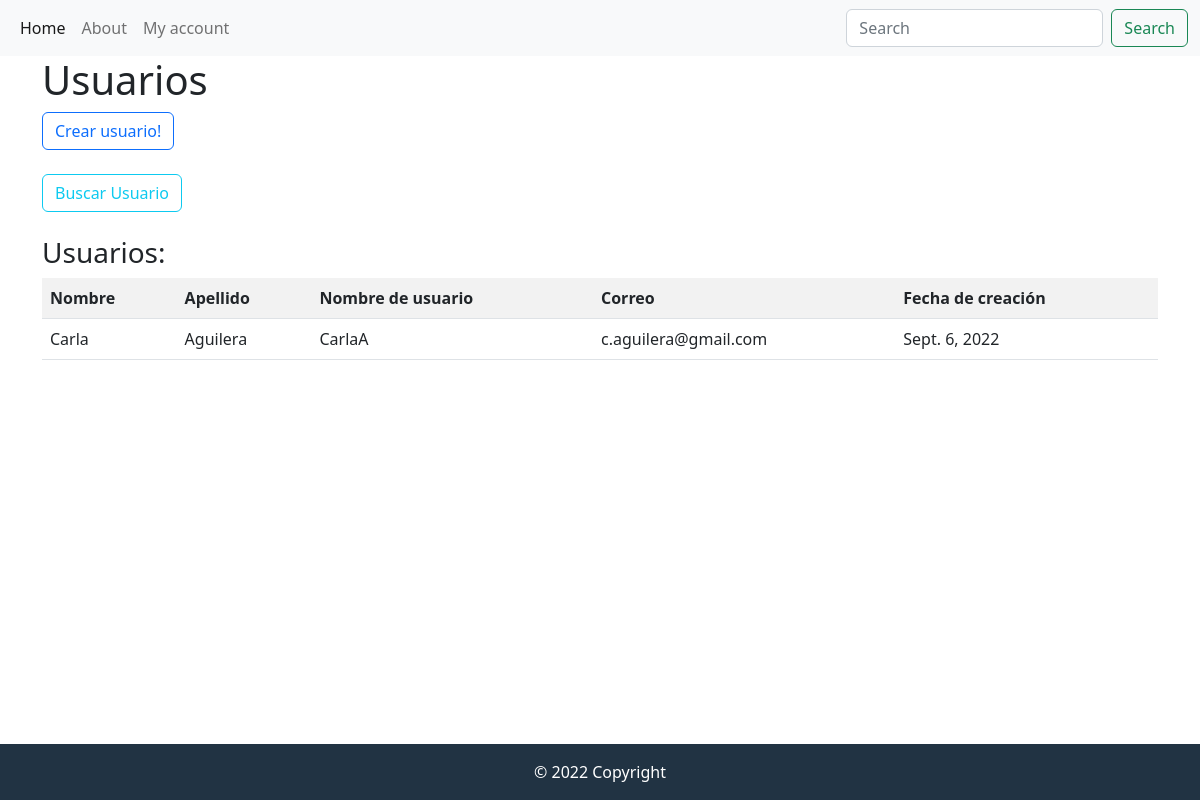
The app's page /blog/usuario/, older data.
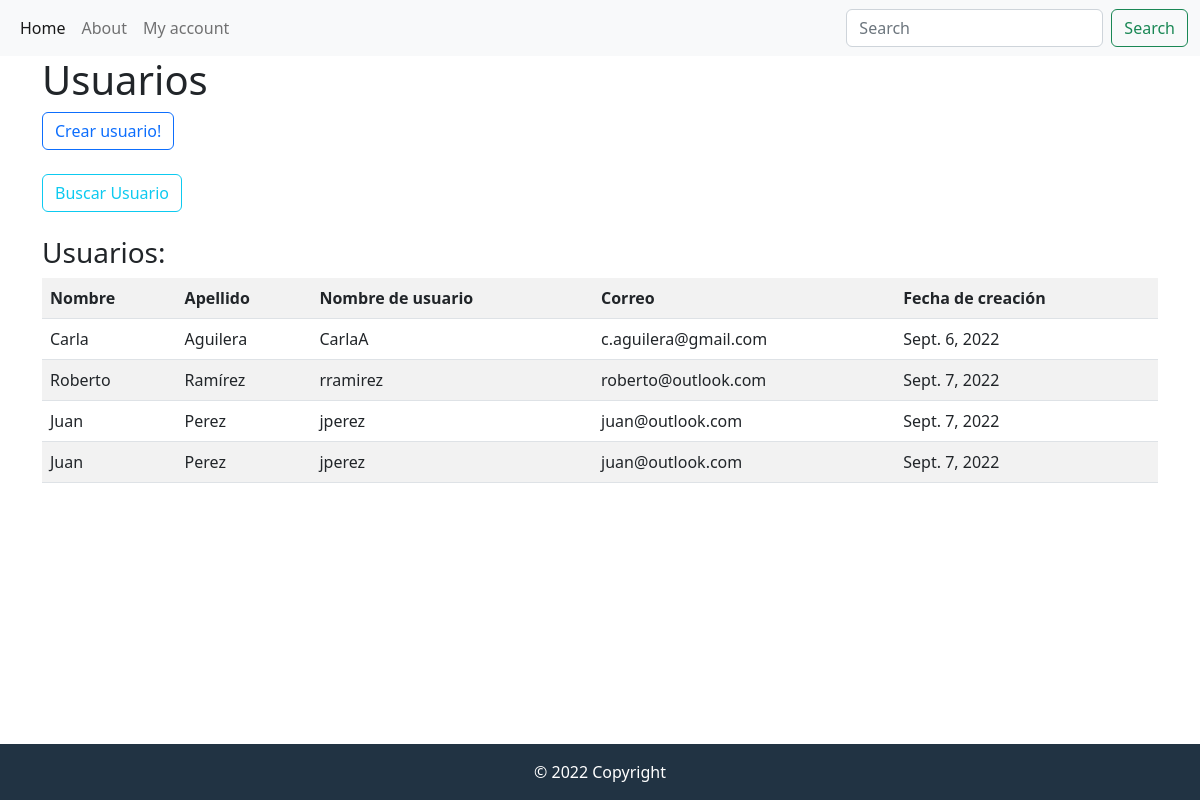
The same page, newer data.
### app_blog/models.py (models this page shows, shortened)
class Usuario(models.Model):
    nombre = models.CharField(max_length=100)
    apellido = models.CharField(max_length=100)
    nombre_usuario = models.CharField(max_length=100)
    correo = models.EmailField()
    contrasena = models.CharField(max_length=50)
    fecha_creacion = models.DateField(auto_now_add=True)

### app_blog/views.py (the view)
# urls.py: path('usuario/', views.usuario, name="usuario"),
def usuario(request):
    usuarios = Usuario.objects.all()
    return render(request, "app_blog/usuarios.html", {'usuarios' : usuarios})

### app_blog/templates/app_blog/usuarios.html
{% extends 'base.html' %}
{% block changing_content %}
<h1>Usuarios</h1>
<a class="btn btn-outline-primary" href="{% url 'crear_usuario' %}" role="button">Crear usuario!</a>
<br />
<br />
<a class="btn btn-outline-info" href="{% url 'buscar_usuario_form' %}" role="button">Buscar Usuario</a>
<br><br>
<h3>Usuarios:</h3>
<table class="table table-striped">
    <tbody>
        <tr>
            <th>
                <strong>Nombre</strong>
            </th>
            <th>
                <strong>Apellido</strong>
            </th>
            <th>
                <strong>Nombre de usuario</strong>
            </th>
            <th>
                <strong>Correo</strong>
            </th>
            <th>
                <strong>Fecha de creación</strong>
            </th>
        </tr>
        {% for usuario in usuarios %}
        <tr>
            <td>{{usuario.nombre}}</td>
            <td>{{usuario.apellido}}</td>
            <td>{{usuario.nombre_usuario}}</td>
            <td>{{usuario.correo}}</td>
            <td>{{usuario.fecha_creacion}}</td>
        </tr>
        {% endfor %}
    </tbody>
</table>
{% endblock changing_content %}

### app_blog/templates/app_blog/base.html (shortened to what this page needs)
<!DOCTYPE html>
<html lang="en">
<head>
<link href="https://cdn.jsdelivr.net/npm/bootstrap@5.2.0/dist/css/bootstrap.min.css" rel="stylesheet">
</head>
<body>
    <nav class="navbar navbar-expand-lg navbar-light bg-light">
        <div class="container-fluid">
            <div class="collapse navbar-collapse" id="navbarSupportedContent">
                <ul class="navbar-nav me-auto mb-2 mb-lg-0">
                    <li class="nav-item">
                        <a class="nav-link active" aria-current="page" href="{% url 'home' %}">Home</a>
                    </li>
                    <li class="nav-item">
                        <a class="nav-link" href="{% url 'about' %}">About</a>
                    </li>
                    <li class="nav-item">
                        <a class="nav-link" href="{% url 'login' %}">My account</a>
                    </li>
                </ul>
                <form class="d-flex">
                    <input class="form-control me-2" type="search" placeholder="Search" aria-label="Search">
                    <button class="btn btn-outline-success" type="submit">Search</button>
                </form>
            </div>
        </div>
    </nav>
    <div class="container">
        {% block changing_content %}
        {% endblock changing_content %}
    </div>
    <footer class="bg-light text-center text-lg-start">
        <div class="text-center p-3" style="background-color: #213343;color: white;">
            © 2022 Copyright
        </div>
    </footer>
</body>
</html>

### app_blog/templates/app_blog/base.html (style rules this page uses)
html { min-height: 100%; position: relative; }
body { margin: 0; margin-bottom: 30px; }
footer { background-color: black; position: absolute; bottom: 0; width: 100%; color: white; }

Row changes from the older to the newer data that the page shows:
added Usuario: nombre "Roberto", apellido "Ramírez", nombre_usuario "rramirez", correo "roberto@outlook.com", fecha_creacion "Sept. 7, 2022"
added Usuario: nombre "Juan", apellido "Perez", nombre_usuario "jperez", correo "juan@outlook.com", fecha_creacion "Sept. 7, 2022"
added Usuario: nombre "Juan", apellido "Perez", nombre_usuario "jperez", correo "juan@outlook.com", fecha_creacion "Sept. 7, 2022"
